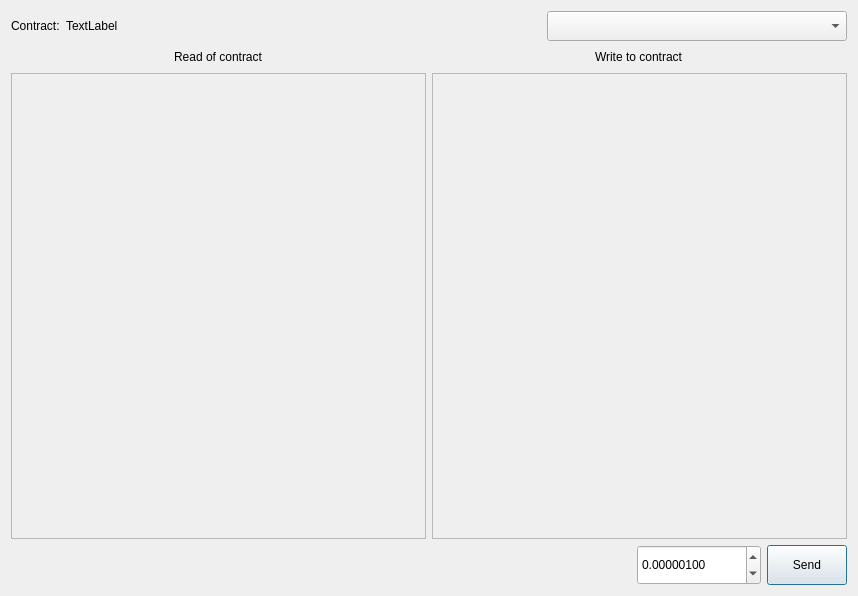
<?xml version="1.0" encoding="UTF-8"?>
<ui version="4.0">
 <class>CallDialog</class>
 <widget class="QDialog" name="CallDialog">
  <property name="geometry">
   <rect>
    <x>0</x>
    <y>0</y>
    <width>858</width>
    <height>596</height>
   </rect>
  </property>
  <property name="windowTitle">
   <string>CallDialog</string>
  </property>
  <layout class="QGridLayout" name="gridLayout">
   <item row="0" column="0">
    <layout class="QVBoxLayout" name="verticalLayout_4">
     <item>
      <layout class="QHBoxLayout" name="horizontalLayout_4">
       <item>
        <layout class="QHBoxLayout" name="horizontalLayout">
         <item>
          <widget class="QLabel" name="labelContract">
           <property name="text">
            <string>Contract:</string>
           </property>
          </widget>
         </item>
         <item>
          <widget class="QLabel" name="labelContractAddress">
           <property name="text">
            <string>TextLabel</string>
           </property>
          </widget>
         </item>
        </layout>
       </item>
       <item>
        <spacer name="horizontalSpacer">
         <property name="orientation">
          <enum>Qt::Horizontal</enum>
         </property>
         <property name="sizeHint" stdset="0">
          <size>
           <width>40</width>
           <height>20</height>
          </size>
         </property>
        </spacer>
       </item>
       <item>
        <widget class="QComboBox" name="comboBox">
         <property name="minimumSize">
          <size>
           <width>300</width>
           <height>30</height>
          </size>
         </property>
        </widget>
       </item>
      </layout>
     </item>
     <item>
      <layout class="QHBoxLayout" name="horizontalLayout_8">
       <item>
        <layout class="QVBoxLayout" name="verticalLayout_3">
         <item>
          <layout class="QHBoxLayout" name="horizontalLayout_2">
           <item>
            <spacer name="horizontalSpacer_4">
             <property name="orientation">
              <enum>Qt::Horizontal</enum>
             </property>
             <property name="sizeHint" stdset="0">
              <size>
               <width>40</width>
               <height>20</height>
              </size>
             </property>
            </spacer>
           </item>
           <item>
            <widget class="QLabel" name="labelReadOfContract">
             <property name="text">
              <string>Read of contract</string>
             </property>
            </widget>
           </item>
           <item>
            <spacer name="horizontalSpacer_3">
             <property name="orientation">
              <enum>Qt::Horizontal</enum>
             </property>
             <property name="sizeHint" stdset="0">
              <size>
               <width>40</width>
               <height>20</height>
              </size>
             </property>
            </spacer>
           </item>
          </layout>
         </item>
         <item>
          <widget class="QScrollArea" name="scrollAreaReadOfContract">
           <property name="minimumSize">
            <size>
             <width>350</width>
             <height>400</height>
            </size>
           </property>
           <property name="widgetResizable">
            <bool>true</bool>
           </property>
           <widget class="QWidget" name="scrollAreaWidgetContents">
            <property name="geometry">
             <rect>
              <x>0</x>
              <y>0</y>
              <width>411</width>
              <height>456</height>
             </rect>
            </property>
           </widget>
          </widget>
         </item>
        </layout>
       </item>
       <item>
        <layout class="QVBoxLayout" name="verticalLayout_2">
         <item>
          <layout class="QHBoxLayout" name="horizontalLayout_3">
           <item>
            <spacer name="horizontalSpacer_5">
             <property name="orientation">
              <enum>Qt::Horizontal</enum>
             </property>
             <property name="sizeHint" stdset="0">
              <size>
               <width>40</width>
               <height>20</height>
              </size>
             </property>
            </spacer>
           </item>
           <item>
            <widget class="QLabel" name="labelWriteToContract">
             <property name="text">
              <string>Write to contract</string>
             </property>
            </widget>
           </item>
           <item>
            <spacer name="horizontalSpacer_6">
             <property name="orientation">
              <enum>Qt::Horizontal</enum>
             </property>
             <property name="sizeHint" stdset="0">
              <size>
               <width>40</width>
               <height>20</height>
              </size>
             </property>
            </spacer>
           </item>
          </layout>
         </item>
         <item>
          <widget class="QScrollArea" name="scrollAreaWriteToContract">
           <property name="minimumSize">
            <size>
             <width>350</width>
             <height>400</height>
            </size>
           </property>
           <property name="widgetResizable">
            <bool>true</bool>
           </property>
           <widget class="QWidget" name="scrollAreaWidgetContents_2">
            <property name="geometry">
             <rect>
              <x>0</x>
              <y>0</y>
              <width>411</width>
              <height>456</height>
             </rect>
            </property>
           </widget>
          </widget>
         </item>
        </layout>
       </item>
      </layout>
     </item>
     <item>
      <layout class="QHBoxLayout" name="horizontalLayout_7">
       <item>
        <spacer name="horizontalSpacer_2">
         <property name="orientation">
          <enum>Qt::Horizontal</enum>
         </property>
         <property name="sizeHint" stdset="0">
          <size>
           <width>40</width>
           <height>20</height>
          </size>
         </property>
        </spacer>
       </item>
       <item>
        <widget class="QDoubleSpinBox" name="doubleSpinBoxSend">
         <property name="minimumSize">
          <size>
           <width>50</width>
           <height>40</height>
          </size>
         </property>
         <property name="decimals">
          <number>8</number>
         </property>
         <property name="maximum">
          <double>99999999999999.984375000000000</double>
         </property>
         <property name="singleStep">
          <double>0.000001000000000</double>
         </property>
         <property name="value">
          <double>0.000001000000000</double>
         </property>
        </widget>
       </item>
       <item>
        <widget class="QPushButton" name="pushButtonSend">
         <property name="minimumSize">
          <size>
           <width>50</width>
           <height>40</height>
          </size>
         </property>
         <property name="text">
          <string>Send</string>
         </property>
        </widget>
       </item>
      </layout>
     </item>
    </layout>
   </item>
  </layout>
 </widget>
 <layoutdefault spacing="6" margin="11"/>
 <resources/>
 <connections/>
</ui>
